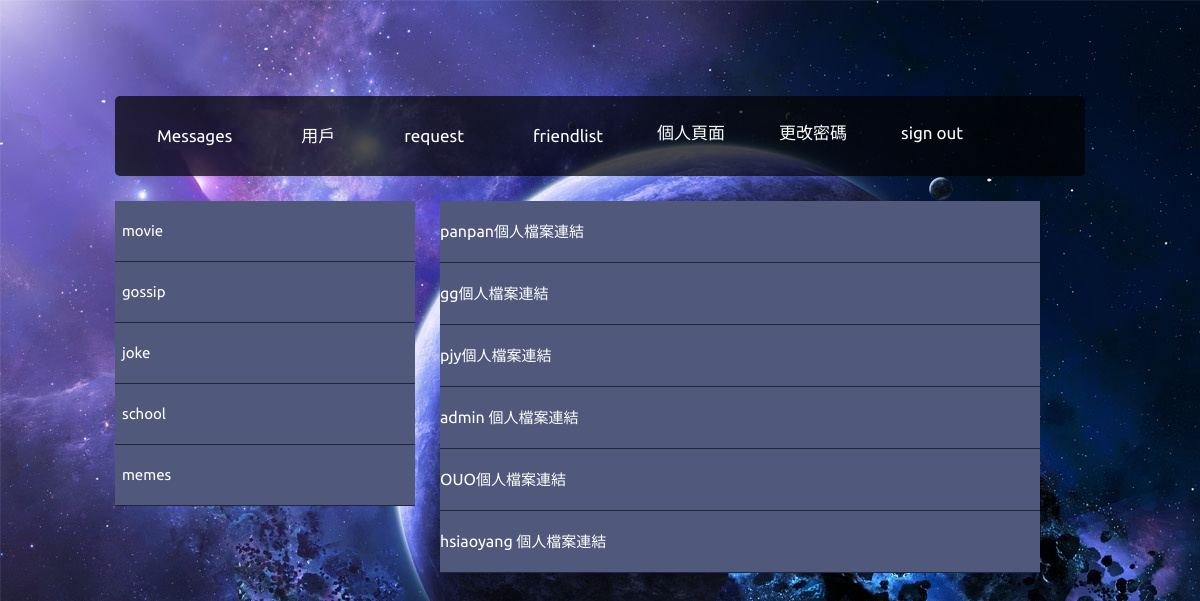
/friendlist.php?&id=21 (signed in), run on the app's committed database.
### tables this page shows
CREATE TABLE `dz_board` (
  `id` int(11) NOT NULL,
  `name` varchar(64) DEFAULT NULL
);

CREATE TABLE `friends` (
  `id` int(11) NOT NULL,
  `user_one` int(11) NOT NULL,
  `user_two` int(11) NOT NULL
);

CREATE TABLE `users` (
  `id` int(11) NOT NULL,
  `username` varchar(255) NOT NULL,
  `realName` varchar(255) NOT NULL,
  `birth` date DEFAULT NULL,
  `age` int(255) NOT NULL,
  `password` varchar(255) NOT NULL,
  `image` text NOT NULL DEFAULT '60c1a8a9bcba84.72114864.jpg',
  `adminControl` tinyint(4) NOT NULL DEFAULT 0
);

### friendlist.php (the view, shortened to what this page needs)
<!DOCTYPE html>
<html lang="en">
<head>
    <link rel="stylesheet" href="https://cdnjs.cloudflare.com/ajax/libs/jquery-modal/0.9.1/jquery.modal.min.css" />
    <link rel="stylesheet" href="css/stylei.css">
</head>
<body>
    <body>
        <div class="main-container">
            <header class="block">
                <ul class="header-menu horizontal-list">
                    <li>
                        <a class="header-menu-tab" href="message.php?&id=<?php echo $_SESSION['id']; ?>"><span class="icon fontawesome-envelope scnd-font-color"></span>Messages</a>
                    </li>
                    <li>
                        <a class="header-menu-tab" href="invite.php"><span class="icon fontawesome-user scnd-font-color"></span>用戶</a>
                    </li>
                    <li>
                        <a class="header-menu-tab" href="request.php?&id=<?php echo $_SESSION['id']; ?>"><span class="icon fontawesome-check scnd-font-color"></span>request</a>
                    </li>
                    <li>
                        <a class="header-menu-tab" href="friendlist.php?&id=<?php echo $_SESSION['id']; ?>"><span class="icon fontawesome-star-empty scnd-font-color"></span>friendlist</a>
                    </li>
                    <li>
                        <a class="header-menu-tab" href="profile.php?&id=<?php echo $_SESSION['id']; ?>"><span></span>個人頁面</a>
                    </li>
                    <li>
                        <a class="header-menu-tab" href="change.php"><span></span>更改密碼</a>
                    </li>
                    <li>
                        <a class="header-menu-tab" href="logout.php"><span></span>sign out</a>
                    </li>
                </ul>
            </header>
            <div class="left-container container">
                <div>
                    <?php
                    include("includes/pdoInc.php");
                    echo '<ul>';
                    $stmt = $dbh->prepare("SELECT * from dz_board");
                    $stmt->execute();
                    while (($row = $stmt->fetch(PDO::FETCH_ASSOC))) {
                        echo ' <li>
                            <a class="menu-box-tab" href="viewboard.php?&id=' . $row['id'] . '" style="background: #50597b;"><span>&nbsp </span>' . $row["name"] . '</a>
                        </li> ';
                    }
                    ?>
                    </ul>
                </div>
            </div>
            <div class="middle-container container" style="width: 600px;height: 190px;">
                <?php
                $sql = "SELECT * FROM friends WHERE user_one = ? or user_two = ?";
                $stmt = $dbh->prepare($sql);
                $stmt->execute(array($_SESSION['id'], $_SESSION['id']));
                while (($row = $stmt->fetch(PDO::FETCH_ASSOC))) {
                    if ($row['user_one'] == $_SESSION['id']) {
                        $sth = $dbh->prepare("SELECT * FROM users WHERE id = ?");
                        $sth->execute(array($row["user_two"]));
                        $answer = $sth->fetch(PDO::FETCH_ASSOC);
                        echo '<label class="menu-box-tab" " style=" background: #50597b;color: white;">' . $answer["username"] . ' <a href="profile.php?id=' . $answer['id'] . '">個人檔案連結</a></label>';
                    } else {
                        $sth = $dbh->prepare("SELECT * FROM users WHERE id = ?");
                        $sth->execute(array($row["user_one"]));
                        $answer = $sth->fetch(PDO::FETCH_ASSOC);
                        echo '<label class="menu-box-tab" " style=" background: #50597b;color: white;">' . $answer["username"] . '<a href="profile.php?id=' . $answer['id'] . '">個人檔案連結</a></label>';
                    }
                }
                ?>
            </div>
        </div>
    </body>
</body>
</html>

### css/stylei.css (style rules this page uses)
[class*="fontawesome-"]:before { font-family: "FontAwesome", sans-serif; }
* { -webkit-box-sizing: border-box; -moz-box-sizing: border-box; box-sizing: border-box; }
body { background-image: url("../includes/bg.jpg"); }
ul { list-style-type: none; margin: 0; padding-left: 0; }
a { text-decoration: none; font-size: 15px; }
h1, h2, p, a, span { color: #fff; }
.scnd-font-color { color: #9099b7; }
.horizontal-list { margin: 0; padding: 0; list-style-type: none; }
.horizontal-list li { float: left; }
.icon { font-size: 25px; }
.main-container { font-family: "Ubuntu", sans-serif; width: 970px; height: 100%; margin: 6em auto; }
header { height: 80px; }
.header-menu { font-size: 17px; line-height: 80px; }
.header-menu li { position: relative; -webkit-transform: translateZ( 0 ); }
.header-menu-tab { padding: 0 27px; display: block; line-height: 74px; font-size: 17px; -webkit-transition: background 0.3s; transition: background 0.3s; }
.header-menu-tab .icon { padding-right: 15px; }
.container { float: left; width: 300px; }
.block { margin-bottom: 25px; background: #020202b4; border-radius: 5px; }
.menu-box-tab { line-height: 60px; display: block; border-bottom: 1px solid #1f253d; -webkit-transition: background 0.2s; transition: background 0.2s; }
.middle-container { margin: 0 25px; }

### data on the page
dz_board: name "movie"
dz_board: name "gossip"
dz_board: name "joke"
dz_board: name "school"
dz_board: name "memes"
friends: users.username "panpan"
friends: users.username "gg"
friends: users.username "pjy"
friends: users.username "admin"
friends: users.username "OUO"
friends: users.username "hsiaoyang"
